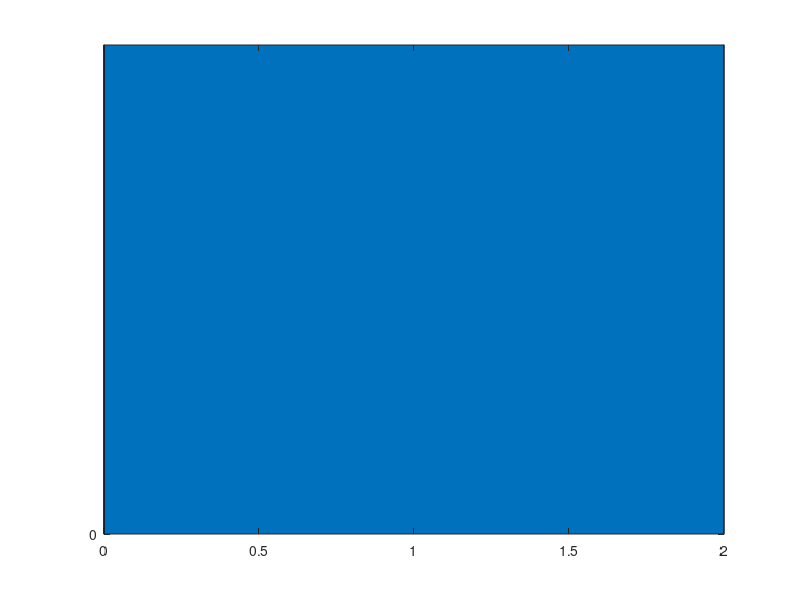

MATLAB code to generate this figure: (Note: this script raises an error after producing the figure.)
clc;
clear;
close all
figure;
x = 0;
y = 2;
% x = linspace(1,10,10);
% y = linspace(1,1,10);
barh(x,y,1)
ylim([0 0.5])

%%
clc;
clear;
t1 = datetime('now');
pause(5)
t2 = datetime('now');
etime(datevec(t2),datevec(t1))

%% 
logpath = 'D:\Codes\MatlabFiles\Blocks\TickTockFiles';
logname = 'log.txt';
clc;
log = fopen('\log.txt','a+');
if log ~= 0
    
    infowrite = num2str(rand*1000);
    fprintf(log,'%s\n',infowrite);
end
fclose(log);

%% 
clc
StartTick = datestr(datetime('now'),'yy/mm/dd  HH:MM');
etime(datevec(datetime('now')),datevec(StartTick))
filename = datestr(now,'Logyyyymmdd');

%% 
clc;
clear all;
ans_01 = {'sdf','fds'};
anafd = ans_01{1};
fprintf('%s\n',ans_01{1})